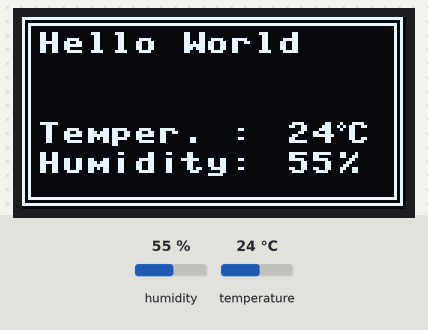
Recording of a program running on a simulated ESP32 board running MicroPython. On the bench: 128×64 one-colour display. The test bench sets the inputs (shaded band); at power-on: humidity 55 %, temperature 24 °C. Library files of the repository ran but are not shown: ssd1306.py; what the program prints to the serial console is not drawn.

Above: at 1.2 s.
1.3 s: humidity set to 22 %
At 2.5 s:
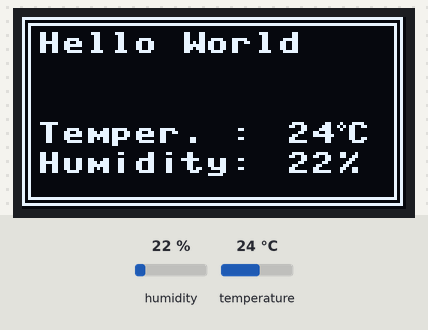
3.8 s: temperature set to 12 °C
At 4.5 s:
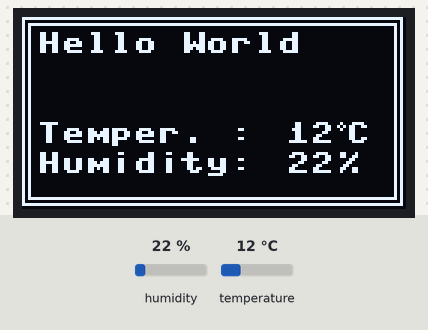
6.3 s: humidity set to 40 %
At 8.6 s:
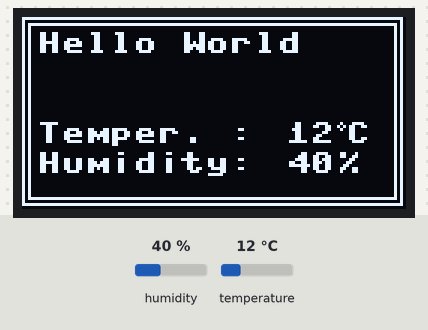
9.8 s: temperature set to 19 °C
Timing chart, 0 to 12.8 s (numbered marks = the images above; inputs shaded):
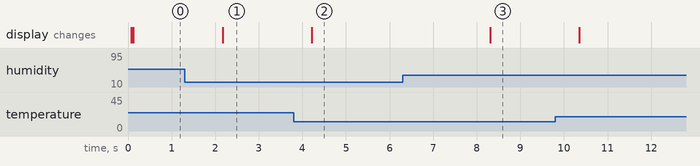

Measured:
- after the input at 1.3 s, the display: changes after 0.87 s (image 1)
- after the input at 3.8 s, the display: changes after 0.42 s (image 2)
- after the input at 6.3 s, the display: changes after 2.0 s (image 3)

The program:

main.py
```python
#Πρόγραμμα το οποίο παρουσιάζει μετρήσεις Θερμοκρασίας και υγρασίας από DHT11 στην οθόνη OLED
import machine, time, dht
i2c = machine.I2C(0, sda = machine.Pin(21), scl = machine.Pin(22), freq = 400000)
#Ή εναλλακτικά
#i2c = machine.SoftI2C(sda=machine.Pin(21), scl=machine.Pin(22))
from ssd1306 import SSD1306_I2C
sensor = dht.DHT11(machine.Pin(33))
sensor.measure()

#display = SSD1306_I2C(128, 64, i2c) #Δίπλα μπορώ να βάλω διεύθυνση π.χ. SSD1306_I2C(128, 64, i2c, 0x3c)
display = SSD1306_I2C( width=128, height=64, i2c=i2c, addr=0x3c, external_vcc=False )
display.fill(0) #Καθαρίζει οθόνη
#Δημιούργησε ετικέτες
display.text('Hello World', 5, 5, 1) #Θέση x, y, color 1/0
display.text("Temper. : ", 5, 35, 1)
display.ellipse(106, 36, 1, 1, 1)
display.text("C", 108, 35, 1)
display.text("Humidity: ", 5, 45, 1)
display.text("%", 105, 45, 1)
#Δημιούργησε διπλό περίγραμμα
display.rect(0,0,127,63,1,0) #x, y, width, heigh, color=0/1, fill=0/1
display.rect(2,2,123,59,1,0) #x, y, width, heigh, color=0/1, fill=0/1
display.show() #Παρουσίασε στην οθόνη

#Για πάντα
while True:
    sensor.measure()
    display.rect(80, 34, 25, 9, 0, True) #Σβήσε παλιά τιμή
    display.text("{: 3}".format(sensor.temperature()), 80, 35, 1) #Εμφάνισε νέα τιμή
    display.rect(80, 44, 25, 9, 0, True) #Σβήσε παλιά τιμή
    display.text("{: 3}".format(sensor.humidity()), 80, 45, 1) #Εμφάνισε νέα τιμή
    print("Θερμοκρασία:", sensor.temperature()) #Εμφάνισε στο τερματικό
    print("Σχετ. Υγρασία:", sensor.humidity())
    display.show() #Παρουσίασε στην οθόνη
    time.sleep(2) #Περίμενε 2 sec
```
